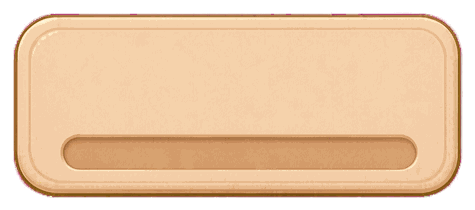
#> input picture assets/resources/art/daily/row.png, 475 x 210 px; the run also reads 1 picture not shown here
$ python clean-daily-row.py
#> lines starting #> are read from the running program, lines starting #| are printed output that depends on the picture
"""以源图真实纸面纹理清除任务行内置进度槽；源 row.png 只读。"""
from pathlib import Path
import argparse
import hashlib
import json
import uuid
from PIL import Image, ImageChops, ImageStat

ROOT = Path(__file__).resolve().parents[1]
TARGET = ROOT / 'assets/resources/art/daily'
# 像素扫描：槽体深色边缘 x=61..417、y=134..169；留出抗锯齿过渡。
RECT = (57, 130, 422, 174)
SAMPLE_Y = (80, 124)


def generate(source):
    result = source.copy()
    left, top, right, bottom = RECT
    for y in range(top, bottom):
        for x in range(left, right):
            weight = min(1, (x - left) / 3, (right - 1 - x) / 3,
                         (y - top) / 3, (bottom - 1 - y) / 3)
            old = source.getpixel((x, y))
            texture = source.getpixel((x, SAMPLE_Y[0] + y - top))
            result.putpixel((x, y), tuple(round(a * (1 - weight) + b * weight)
                                         for a, b in zip(old, texture)))
    return result


def main():
    parser = argparse.ArgumentParser()
    parser.add_argument('--write', action='store_true')
    args = parser.parse_args()
    source_path = TARGET / 'row.png'
    source_hash = hashlib.sha256(source_path.read_bytes()).hexdigest()
    source = Image.open(source_path).convert('RGBA')
#> source is the input picture: PIL image 475x210 RGBA; mean R, G, B, A 189.5, 155.6, 122.3, 205.9
    assert source.size == (475, 210)
    clean = generate(source)
#> after the loop in generate, `for y in range(top, bottom):`:
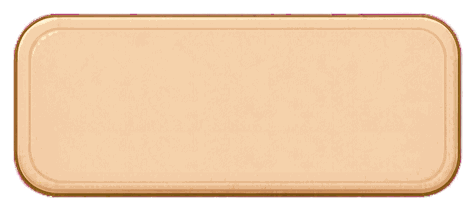
#> result: PIL image 475x210 RGBA; mean R, G, B, A 194.1, 162.5, 130.5, 205.9; transparent parts drawn white
    dest = TARGET / 'row-clean.png'
    meta_path = TARGET / 'row-clean.png.meta'
    if args.write:
        clean.save(dest)
        if not meta_path.exists():
            meta = json.loads((TARGET / 'row.png.meta').read_text(encoding='utf-8-sig'))
            identity = str(uuid.uuid5(uuid.NAMESPACE_URL, 'catParadise/daily/row-clean'))
            meta = json.loads(json.dumps(meta).replace(meta['uuid'], identity))
            for sub in meta['subMetas'].values():
                sub['displayName'] = 'row-clean'
            meta_path.write_text(json.dumps(meta, indent=2) + '\n', encoding='utf-8')
    saved = Image.open(dest).convert('RGBA')
#> (the run stopped early here; a loop or call above may not have finished)
